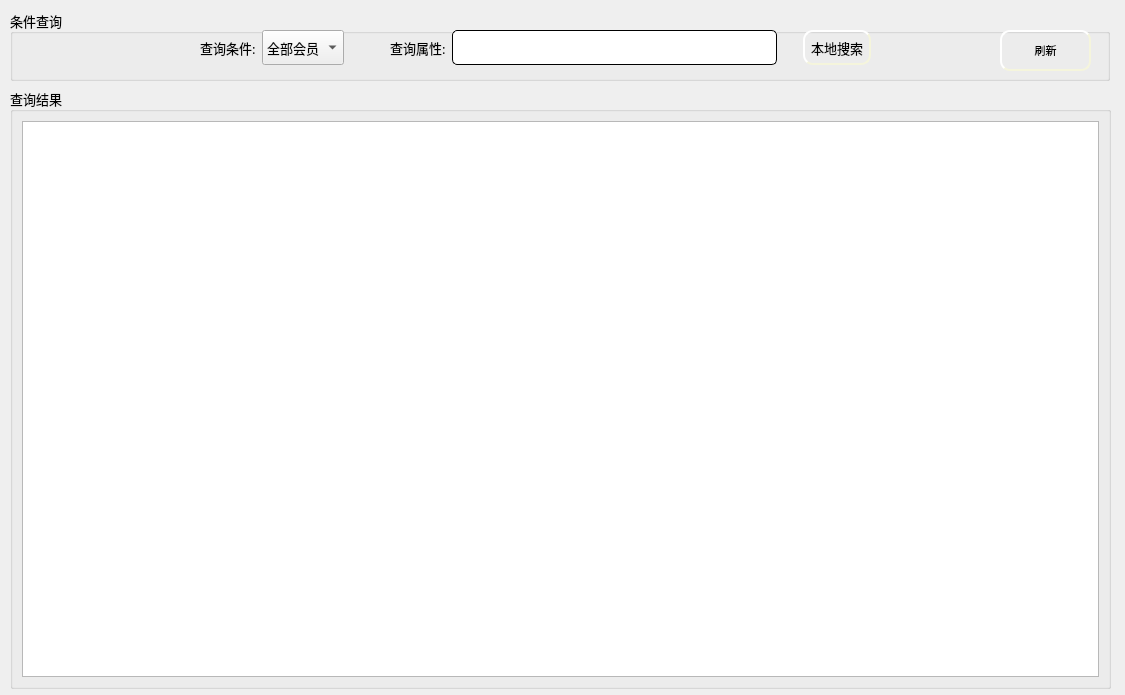
<?xml version="1.0" encoding="UTF-8"?>
<ui version="4.0">
 <class>SaleForm</class>
 <widget class="QWidget" name="SaleForm">
  <property name="geometry">
   <rect>
    <x>0</x>
    <y>0</y>
    <width>1125</width>
    <height>695</height>
   </rect>
  </property>
  <property name="windowTitle">
   <string>Form</string>
  </property>
  <widget class="QGroupBox" name="groupBox_2">
   <property name="geometry">
    <rect>
     <x>10</x>
     <y>88</y>
     <width>1101</width>
     <height>601</height>
    </rect>
   </property>
   <property name="font">
    <font>
     <family>楷体</family>
     <pointsize>10</pointsize>
    </font>
   </property>
   <property name="title">
    <string>查询结果</string>
   </property>
   <layout class="QGridLayout" name="gridLayout_2">
    <item row="0" column="0">
     <widget class="QTableWidget" name="tableWidget"/>
    </item>
   </layout>
  </widget>
  <widget class="QGroupBox" name="groupBox">
   <property name="geometry">
    <rect>
     <x>10</x>
     <y>10</y>
     <width>1100</width>
     <height>71</height>
    </rect>
   </property>
   <property name="font">
    <font>
     <family>楷体</family>
     <pointsize>10</pointsize>
    </font>
   </property>
   <property name="title">
    <string>条件查询</string>
   </property>
   <widget class="QWidget" name="layoutWidget_6">
    <property name="geometry">
     <rect>
      <x>190</x>
      <y>20</y>
      <width>671</width>
      <height>35</height>
     </rect>
    </property>
    <layout class="QGridLayout" name="gridLayout">
     <item row="0" column="0">
      <widget class="QLabel" name="label">
       <property name="text">
        <string>查询条件:</string>
       </property>
      </widget>
     </item>
     <item row="0" column="5">
      <spacer name="horizontalSpacer">
       <property name="orientation">
        <enum>Qt::Horizontal</enum>
       </property>
       <property name="sizeType">
        <enum>QSizePolicy::Fixed</enum>
       </property>
       <property name="sizeHint" stdset="0">
        <size>
         <width>20</width>
         <height>20</height>
        </size>
       </property>
      </spacer>
     </item>
     <item row="0" column="3">
      <widget class="QLabel" name="label_2">
       <property name="text">
        <string>查询属性:</string>
       </property>
      </widget>
     </item>
     <item row="0" column="1">
      <widget class="QComboBox" name="comboBox">
       <property name="sizePolicy">
        <sizepolicy hsizetype="Preferred" vsizetype="Preferred">
         <horstretch>0</horstretch>
         <verstretch>0</verstretch>
        </sizepolicy>
       </property>
       <item>
        <property name="text">
         <string>全部会员</string>
        </property>
       </item>
       <item>
        <property name="text">
         <string>会员卡号</string>
        </property>
       </item>
       <item>
        <property name="text">
         <string>会员人名</string>
        </property>
       </item>
       <item>
        <property name="text">
         <string>手机号</string>
        </property>
       </item>
      </widget>
     </item>
     <item row="0" column="4">
      <widget class="QLineEdit" name="le_select">
       <property name="enabled">
        <bool>false</bool>
       </property>
       <property name="sizePolicy">
        <sizepolicy hsizetype="Expanding" vsizetype="Preferred">
         <horstretch>0</horstretch>
         <verstretch>0</verstretch>
        </sizepolicy>
       </property>
       <property name="styleSheet">
        <string notr="true">QLineEdit{
    border-style: outset;
    border-width: 1px;
    border-radius: 5px;

    min-width: 5em;
    padding: 6px;
}</string>
       </property>
      </widget>
     </item>
     <item row="0" column="6">
      <widget class="QPushButton" name="pb_select">
       <property name="sizePolicy">
        <sizepolicy hsizetype="Minimum" vsizetype="Preferred">
         <horstretch>0</horstretch>
         <verstretch>0</verstretch>
        </sizepolicy>
       </property>
       <property name="styleSheet">
        <string notr="true">QPushButton{
	background-image: url(:/ico/pb1.jpg);
    border-style: outset;
    border-width: 2px;
    border-radius: 10px;
    border-color: beige;
    min-width: 5em;
    padding: 6px;
}
QPushButton:hover
{
	
	background-image: url(:/ico/pb.jpg);
    border-style: inset;
}

QPushButton:pressed{
	
	background-image: url(:/ico/pb2.jpg);
    border-style: inset;
}


</string>
       </property>
       <property name="text">
        <string>本地搜索</string>
       </property>
      </widget>
     </item>
     <item row="0" column="2">
      <spacer name="horizontalSpacer_2">
       <property name="orientation">
        <enum>Qt::Horizontal</enum>
       </property>
       <property name="sizeType">
        <enum>QSizePolicy::Fixed</enum>
       </property>
       <property name="sizeHint" stdset="0">
        <size>
         <width>40</width>
         <height>20</height>
        </size>
       </property>
      </spacer>
     </item>
    </layout>
   </widget>
   <widget class="QPushButton" name="pb_break">
    <property name="geometry">
     <rect>
      <x>990</x>
      <y>20</y>
      <width>91</width>
      <height>41</height>
     </rect>
    </property>
    <property name="font">
     <font>
      <pointsize>8</pointsize>
     </font>
    </property>
    <property name="styleSheet">
     <string notr="true">QPushButton{
	background-image: url(:/ico/pb1.jpg);
    border-style: outset;
    border-width: 2px;
    border-radius: 10px;
    border-color: beige;
    min-width: 5em;
    padding: 6px;
}
QPushButton:hover
{
	
	background-image: url(:/ico/pb.jpg);
    border-style: inset;
}

QPushButton:pressed{
	
	background-image: url(:/ico/pb2.jpg);
    border-style: inset;
}


</string>
    </property>
    <property name="text">
     <string>刷新</string>
    </property>
   </widget>
  </widget>
 </widget>
 <resources/>
 <connections/>
</ui>
